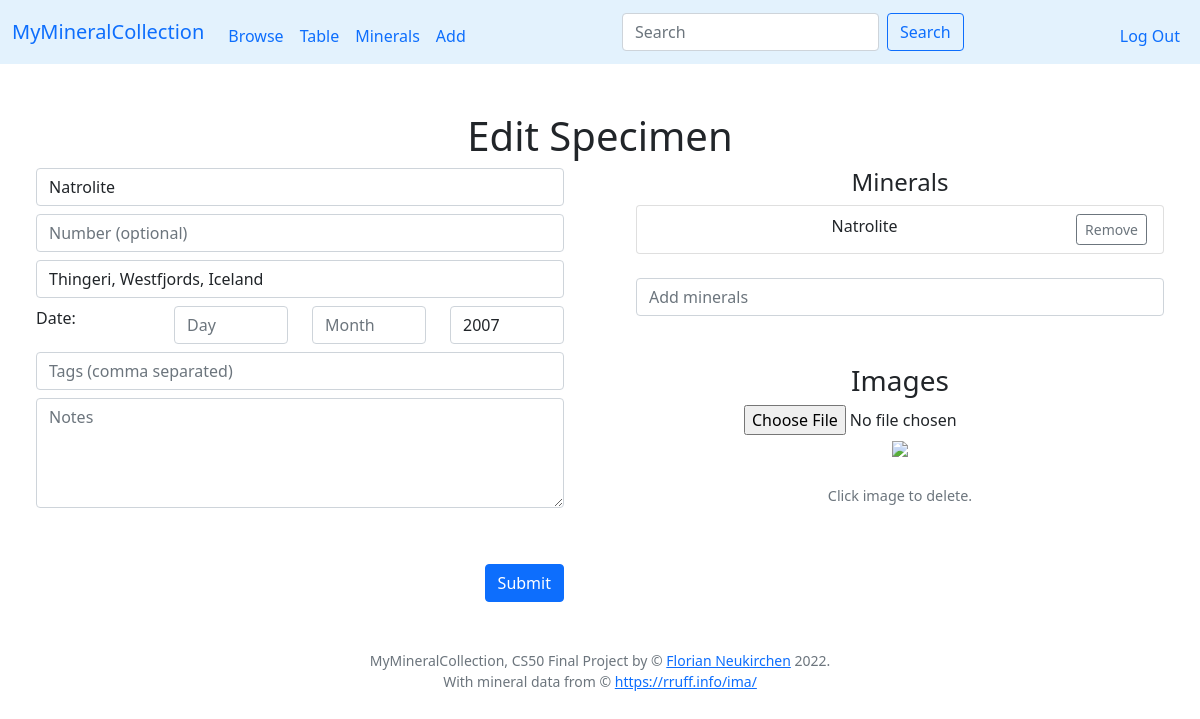
Before: /edit?id=10 (signed in) with the older database file.
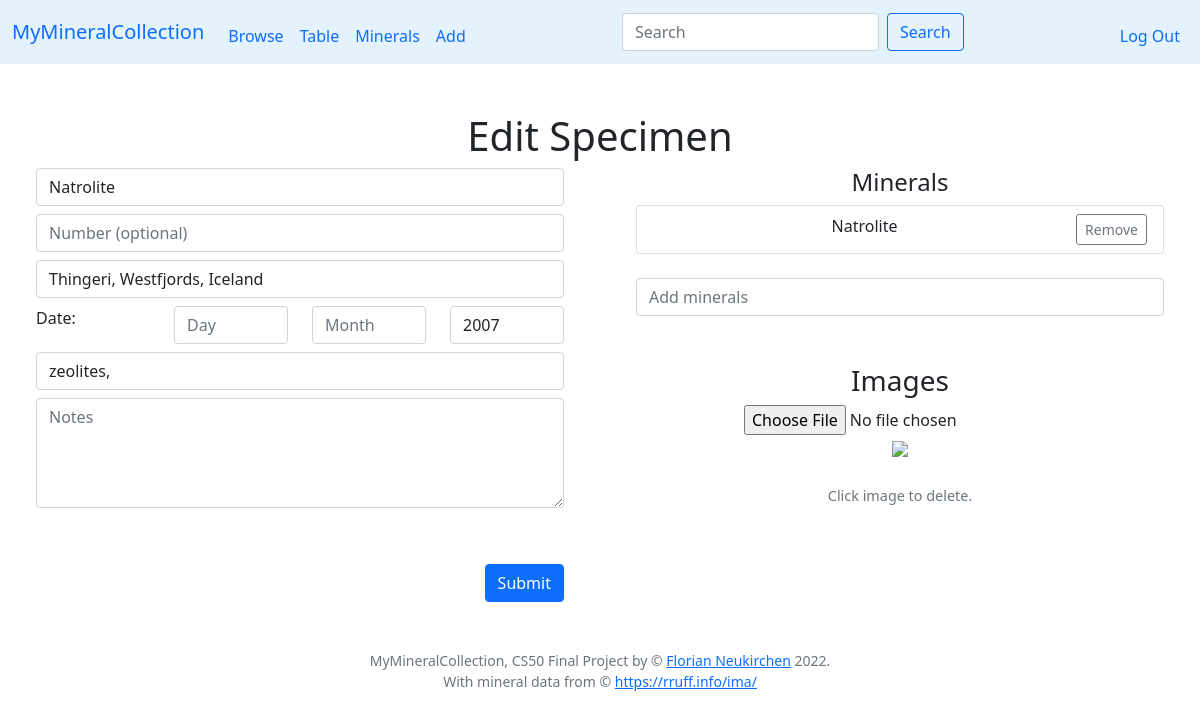
After: the same page with the newer database file.
### tables this page shows
CREATE TABLE tags (specimen_id INTEGER NOT NULL REFERENCES specimen(id) ON DELETE CASCADE, tag TEXT NOT NULL);

### app.py (the view)
@app.route("/edit", methods=["GET", "POST"])
@login_required
def editsp():
    if request.method == "POST":
        id = request.form.get("specimen_id")
        title = request.form.get("title")
        number = request.form.get("number")
        locality = request.form.get("locality")
        notes = request.form.get("notes")
        day = request.form.get("day")
        month = request.form.get("month")
        year = request.form.get("year")
        tags = request.form.get("tags").strip(",")
        minerals = request.form.get("minerals").strip(",")
        images = request.form.get("hiddenimages").strip(",")
        thumbnail = None
        try:
            id = int(id)
        except:
            return apology("Invalid ID")
        if not title:
            if minerals:
                title = minerals.strip(',').split(',')
                title = " & ".join(title)
            else:
                return apology("Title or minerals are required")
        if day in [str(i) for i in range(1, 32)]:
            day = int(day)
        else:
            day = None
        if month in [str(i) for i in range(1, 13)]:
            month = int(month)
        else:
            month = None
        if len(year) == 4 and year.isdigit():
            year = int(year)
        else:
            year = None
        db.execute("UPDATE specimen SET my_id = ?, title = ?, locality = ?, day = ?, month = ?, year = ?, notes = ?, thumbnail = ? WHERE user_id = ? AND id = ?",
                       number, title, locality, day, month, year, notes, thumbnail, session["user_id"], id)
        if minerals:
            minerals = minerals.split(',')
            minerals = set(minerals)
            oldminerals = db.execute("SELECT minerals.name AS name FROM minerals JOIN specmin ON minerals.symbol = specmin.min_symbol WHERE specmin.specimen_id = ?", id)
            oldminerals = [m['name'] for m in oldminerals]
            oldminerals = set(oldminerals)
            for min in minerals.difference(oldminerals):
                symbol = db.execute("SELECT symbol FROM minerals WHERE name = ?", min)[0]['symbol']
                db.execute("INSERT INTO specmin (specimen_id, min_symbol) VALUES (?,?)", id, symbol)
            for min in oldminerals.difference(minerals):
                symbol = db.execute("SELECT symbol FROM minerals WHERE name = ?", min)[0]['symbol']
                db.execute("DELETE FROM specmin WHERE specimen_id = ? AND min_symbol = ?", id, symbol)
        if tags:
            tags = tags.split(',')
            for tag in tags:
                tag = re.sub('[^a-zA-Z0-9]', '', tag)
            tags = set(tags)
            oldtags = db.execute("SELECT tags.tag AS tag FROM tags JOIN specimen ON tags.specimen_id = specimen.id WHERE specimen.id = ?", id)
            oldtags = [t['tag'] for t in oldtags]
            oldtags = set(oldtags)
            for tag in tags.difference(oldtags):
                db.execute ("INSERT INTO tags (specimen_id, tag) VALUES (?,?)", id, tag)
            for tag in oldtags.difference(tags):
                db.execute("DELETE FROM tags WHERE specimen_id = ? AND tag = ?", id, tag)
        if images:
            images = images.split(',')
            oldimages = db.execute("SELECT file FROM images JOIN specimen ON images.specimen_id = specimen.id WHERE specimen.id = ?", id)
            oldimages = [img['file'] for img in oldimages]
            images = set(images)
            oldimages = set(oldimages)
            for img in images.difference(oldimages):
                if os.path.exists(os.path.join(app.config['UPLOAD_FOLDER'], str(session["user_id"]), img)):
                    db.execute ("INSERT INTO images (specimen_id, file) VALUES (?,?)", id, img)
                else:
                    app.logger.info('file does not exists ' + img)
            for img in oldimages.difference(images):
                foldername = os.path.join(app.config['UPLOAD_FOLDER'], str(session["user_id"]))
                thumbfoldername = os.path.join(app.config['UPLOAD_FOLDER'], str(session["user_id"]), 'thumb')
                path = os.path.join(foldername, img)
                if os.path.exists(path):
                    try:
                        os.remove(path)
                    except:
                        app.logger.info("Error: could not delete image file")
                path = os.path.join(thumbfoldername, img)
                if os.path.exists(path):
                    try:
                        os.remove(path)
                    except:
                        app.logger.info("Error: could not delete image file")
                db.execute ("DELETE FROM images WHERE specimen_id = ? AND file = ?", id, img)
        return redirect("/table")
    else:
        id = request.args.get("id")
        if not id:
            return apology("No ID")
        rows = db.execute("SELECT * FROM specimen WHERE user_id = ? AND id = ?", session["user_id"], id)
        if len(rows) != 1:
            return apology("Invalid specimen ID")
        row = rows[0]
        row['minerals'] = db.execute("SELECT minerals.name AS name FROM minerals JOIN specmin ON minerals.symbol = specmin.min_symbol WHERE specmin.specimen_id = ?", id)
        row['tags'] = db.execute("SELECT tags.tag AS tag FROM tags JOIN specimen ON tags.specimen_id = specimen.id WHERE specimen.id = ?", row['id'])
        row['images'] = db.execute("SELECT file FROM images JOIN specimen ON images.specimen_id = specimen.id WHERE specimen.id = ?", row['id'])
        return render_template("add.html", row=row, id=id)

### app.py (called while the page is built)
@app.after_request
def after_request(response):
    response.headers["Cache-Control"] = "no-cache, no-store, must-revalidate"
    response.headers["Expires"] = 0
    response.headers["Pragma"] = "no-cache"
    return response

### helpers.py (called while the page is built)
def login_required(f):
    @wraps(f)
    def decorated_function(*args, **kwargs):
        if session.get("user_id") is None:
            return redirect("/login")
        return f(*args, **kwargs)
    return decorated_function

### templates/add.html (shortened to what this page needs)
{% extends "layout.html" %}
{% block main %}
<h1>{% if id %}Edit{% else %}Add{% endif %} Specimen</h1>
<div class="row">
  <div class="col">
    <div class="container-lg">
      <div class="form-group text-end form-horizontal">
        <form action={% if id %}"/edit"{% else %}"add"{% endif %} method="post">
            <input class="form-control mb-2" id="title" name="title" placeholder="Title" type="text" {% if id and row['title'] %}value="{{ row['title'] }}"{% endif %}>
            <input autofocus class="form-control mb-2" id="number" name="number" placeholder="Number (optional)" type="text" {% if id and row['my_id'] %}value="{{ row['my_id'] }}"{% endif %}>
            <input class="form-control mb-2" id="locality" name="locality" placeholder="Locality" type="text" {% if id and row['locality'] %}value="{{ row['locality'] }}"{% endif %}>
            <div class="row mb-2">
              <div class="col text-start">Date:</div>
              <div class="col">
                <input class="form-control" id="day" name="day" placeholder="Day" type="text" {% if id and row['day'] %}value="{{ row['day'] }}"{% endif %}>
              </div>
              <div class="col">
              <input class="form-control" id="month" name="month" placeholder="Month" type="text" {% if id and row['month'] %}value="{{ row['month'] }}"{% endif %}>
              </div>
              <div class="col">
              <input class="form-control" id="year" name="year" placeholder="Year" type="text" {% if id and row['year'] %}value="{{ row['year'] }}"{% endif %}>
              </div>
            </div>
            <input class="form-control mb-2" id="tags" name="tags" placeholder="Tags (comma separated)" type="text" {% if id and row['tags'] %}value="{% for tag in row['tags'] %}{{ tag['tag'] }},{% endfor %}"{% endif %}>
            <textarea class="form-control mb-2" id="notes" name="notes" placeholder="Notes" rows="4">{% if id and row['notes'] %}{{ row['notes'] }}{% endif %}</textarea>
            <button class="btn btn-primary mt-5" type="submit">{% if id %}Submit{% else %}Add{% endif %}</button>
        </form>
      </div>
    </div>
  </div>
  <div class="col">
    <div class="container-md">
      <h4>Minerals</h4>
      <div class="mb-4" id="listholder">
        <ul id="ulminerals" class="list-group">
        </ul>
      </div>
      <div>
            <input type="text" id="mininput" name="minerals" class="form-control mb-4" autocomplete="off" placeholder="Add minerals">
      </div>
    </div>
    <div class="container-md">
        <h3>Images</h3>
        <div id="uploadfile">
        </div>
        <div class="mb-4" id="thumbholder"></div>
        <div class="mb-4 text-muted size90 togglevis" id="togglevis">Click image to delete.</div>
    </div>
  </div>
</div>
{% endblock %}

Changed rows visible on the page:
added tags: tags "zeolites,"
